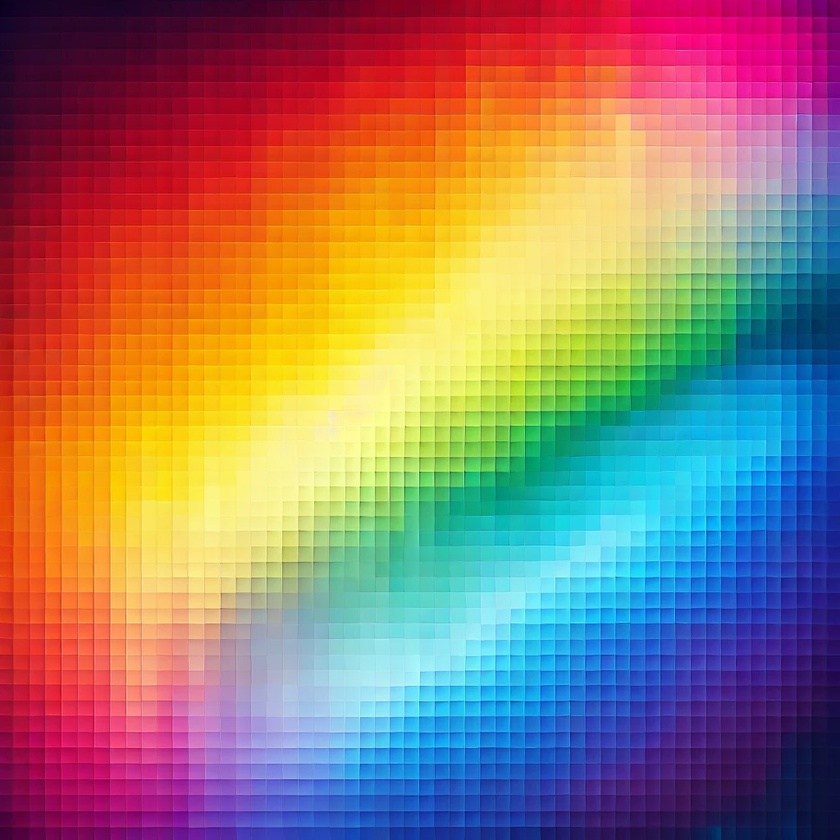
#> input picture Computer Vision/images/rainbow_8bit.jpg, 840 x 840 px, shrunk from 1024 x 1024 before the run
$ jupyter execute CV_exercise_01_.ipynb
#> lines starting #> are read from the running program, lines starting #| are printed output that depends on the picture; after the words box and inside, x2 and y2 are one past the last pixel; in counts of white or black regions, pixels touching at a corner belong together
[cell 1]
import numpy as np
import cv2
import matplotlib.pyplot as plt

img_path = './images/rainbow_8bit.jpg'

# Load the image
image = cv2.imread(img_path)
#> image is the input picture: shape (840, 840, 3); mean B, G, R 109.7, 121.7, 151
gray = cv2.cvtColor(image, cv2.COLOR_BGR2GRAY)
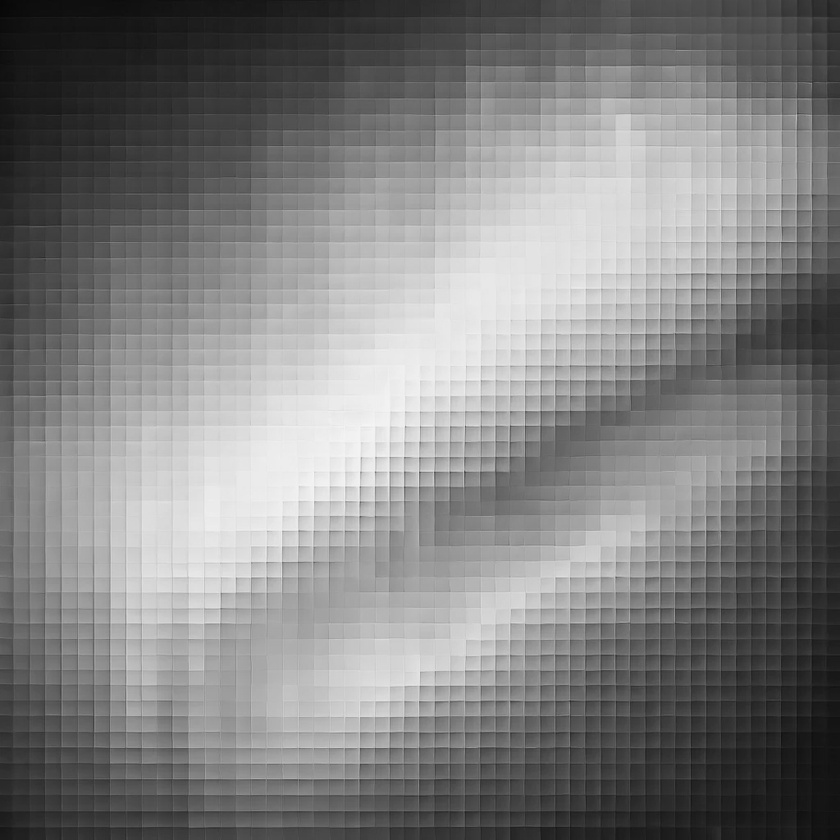
#> gray: shape (840, 840); min 7, max 246, mean 129.1

# Show the original image
plt.imshow(cv2.cvtColor(image, cv2.COLOR_BGR2RGB))

# Define the list of boundaries
boundaries = [
    ([17, 15, 100], [50, 56, 200]),
    ([86, 31, 4], [220, 88, 50]),
    ([25, 146, 190], [62, 174, 250]),
    ([103, 86, 65], [145, 133, 128])
]

# Set up the subplot grid
num_boundaries = len(boundaries)
fig, axes = plt.subplots(num_boundaries, 2, figsize=(10, 5 * num_boundaries))

# Show the original image in the first row
axes[0, 0].imshow(cv2.cvtColor(image, cv2.COLOR_BGR2RGB))
axes[0, 0].set_title('Original Image')
axes[0, 0].axis('off')  # Turn off axis

# Loop over the boundaries and create masks
for i, (lower, upper) in enumerate(boundaries):
    # Create NumPy arrays from the boundaries
    lower = np.array(lower, dtype="uint8")
    upper = np.array(upper, dtype="uint8")

    # Find the colors within the specified boundaries and apply the mask
    mask = cv2.inRange(image, lower, upper)
    output = cv2.bitwise_and(image, image, mask=mask)

    # Show the masked output in the second column
    axes[i, 0].imshow(cv2.cvtColor(output, cv2.COLOR_BGR2RGB))
    axes[i, 0].set_title(f'Masked Output {i + 1}')
    axes[i, 0].axis('off')  # Turn off axis

    # Show the original image with applied mask in the second column
    combined = np.hstack([image, output])
    axes[i, 1].imshow(cv2.cvtColor(combined, cv2.COLOR_BGR2RGB))
    axes[i, 1].set_title(f'Combined Output {i + 1}')
    axes[i, 1].axis('off')  # Turn off axis
#> this loop made 4 passes
#> pass 1, `mask = cv2.inRange(image, lower, upper)`:
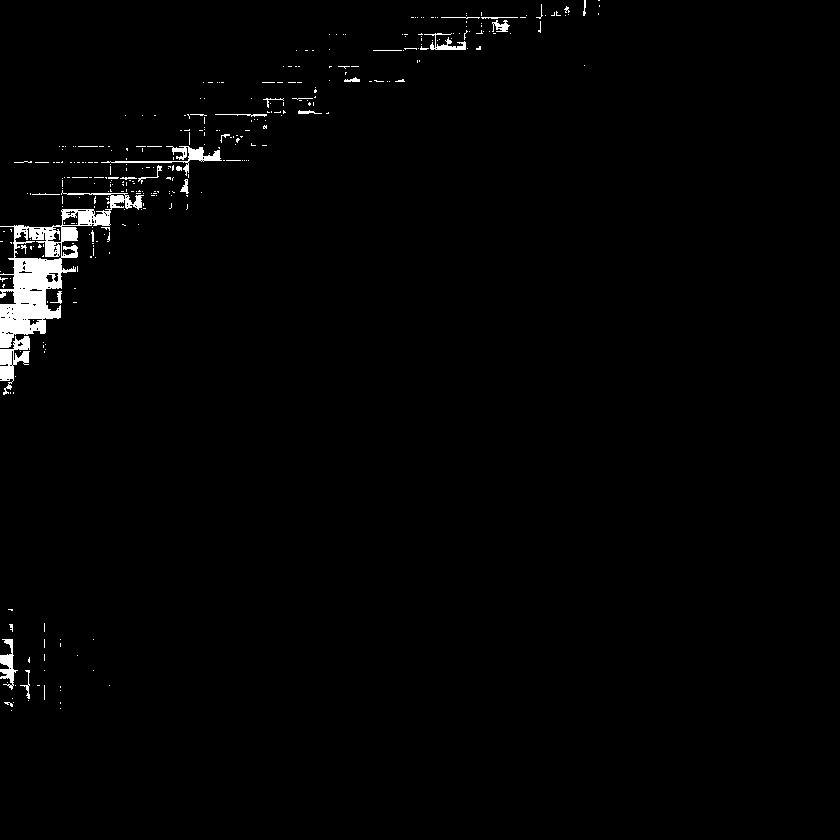
#> mask: shape (840, 840); 1.4% white; 342 white regions (310 under 20 px), largest, box (x1, y1, x2, y2) and area: (0, 190, 144, 348) 5738, (0, 336, 30, 395) 773, (101, 146, 222, 176) 622
#> pass 1, `output = cv2.bitwise_and(image, image, mask=mask)`:
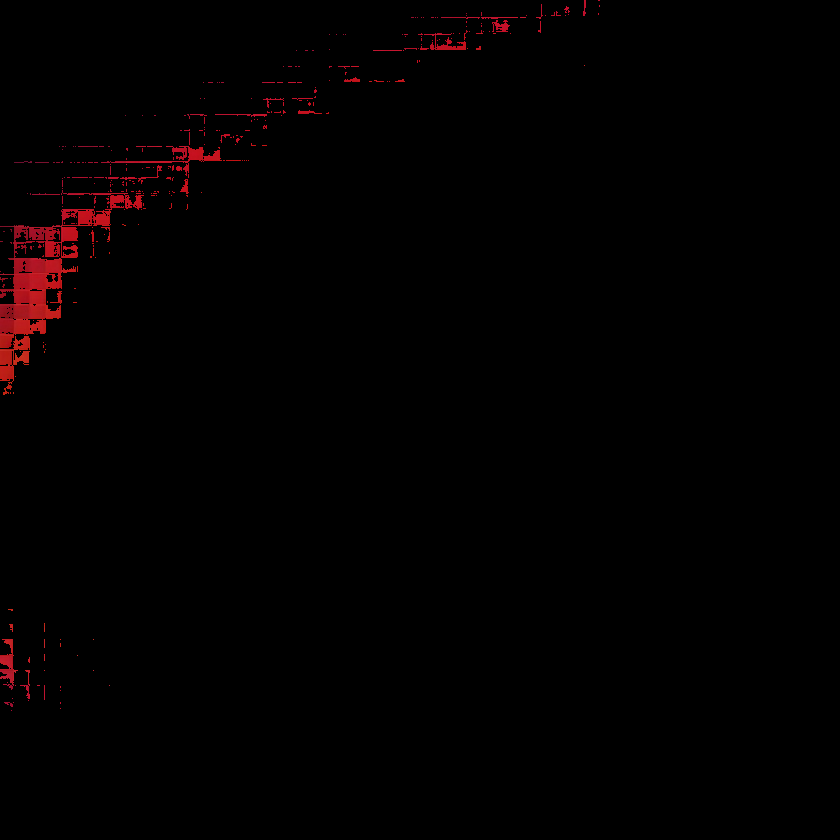
#> output: shape (840, 840, 3); mean B, G, R 0.5, 0.3, 2.6
#> pass 1, `combined = np.hstack([image, output])`:
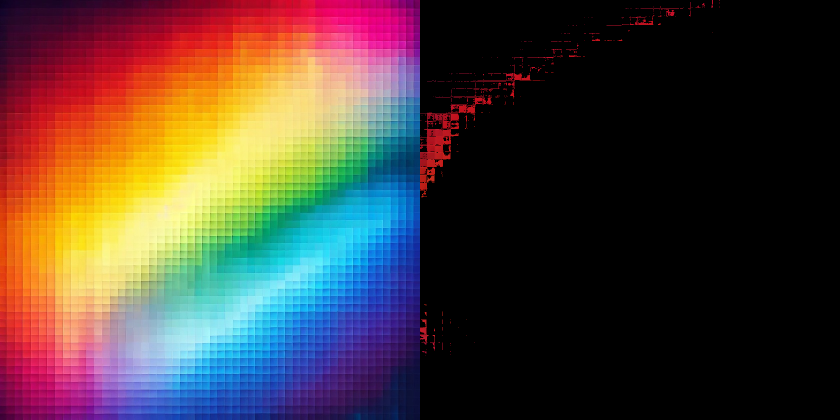
#> combined: shape (840, 1680, 3) (shown at 1/2 size); mean B, G, R 55.1, 61, 76.8
#> pass 2, `mask = cv2.inRange(image, lower, upper)`:
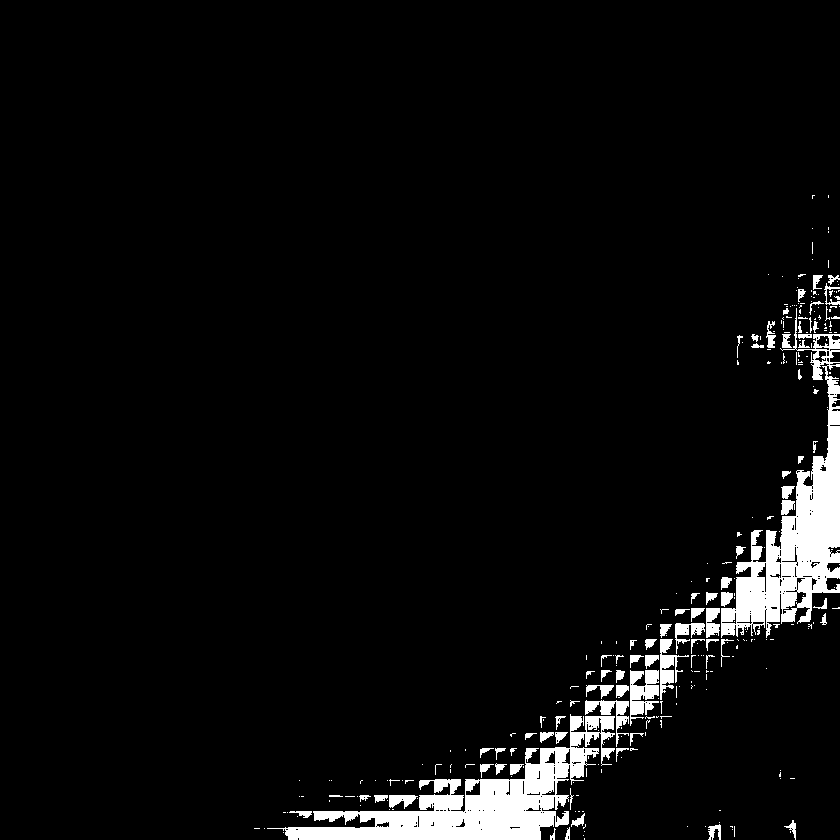
#> mask: shape (840, 840); 4.8% white; 305 white regions (224 under 20 px), largest, box (x1, y1, x2, y2) and area: (267, 714, 615, 840) 13198, (721, 308, 840, 638) 12159, (630, 670, 659, 726) 1015

# Adjust layout
plt.tight_layout()
plt.show()
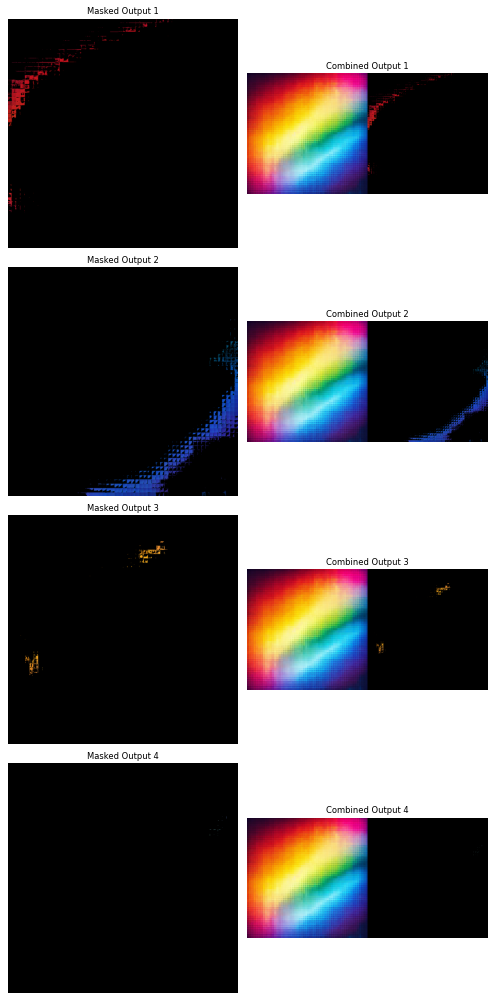
#> figure drawn by matplotlib, 8 panels

$ run again, with Computer Vision/images/image.jpg copied over Computer Vision/images/rainbow_8bit.jpg
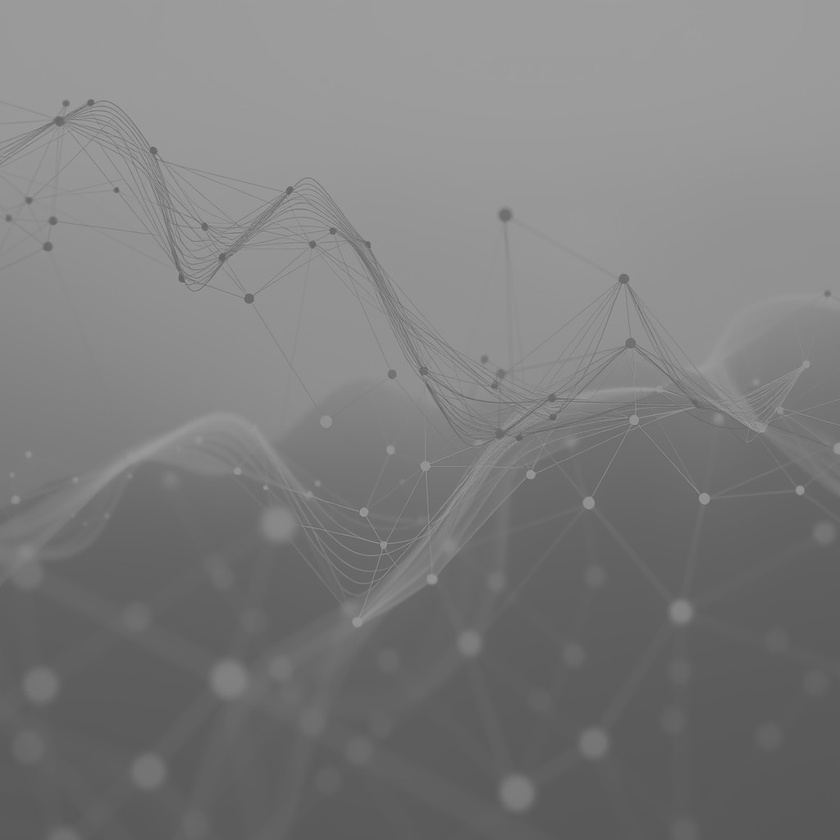
#> input picture Computer Vision/images/image.jpg, 840 x 840 px, shrunk from 1024 x 1024 before the run
#> image is the input picture: shape (840, 840, 3); min 87, max 165, mean 124.8
#> after the loop `for i, (lower, upper) in enumerate(boundaries):`:
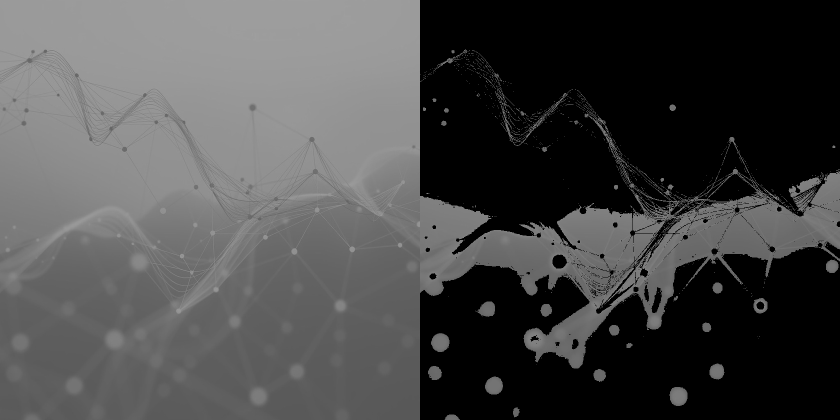
#> combined: shape (840, 1680, 3) (shown at 1/2 size); min 0, max 165, mean 73
#> after the loop `for i, (lower, upper) in enumerate(boundaries):`:
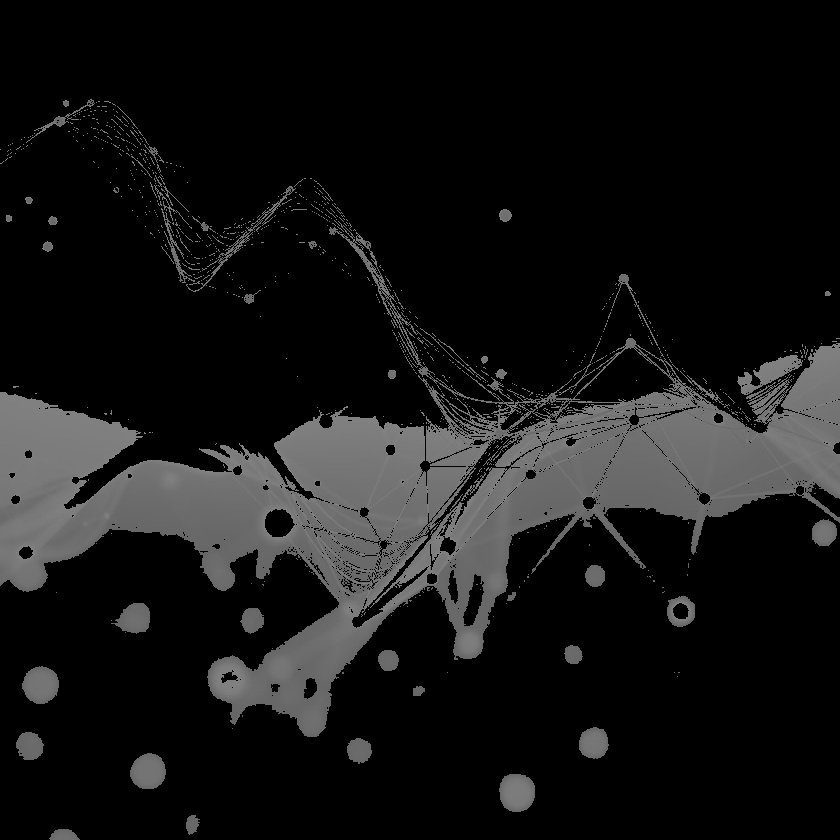
#> output: shape (840, 840, 3); min 0, max 128, mean 21.3

$ run again, with Computer Vision/images/rainbow.jpg copied over Computer Vision/images/rainbow_8bit.jpg
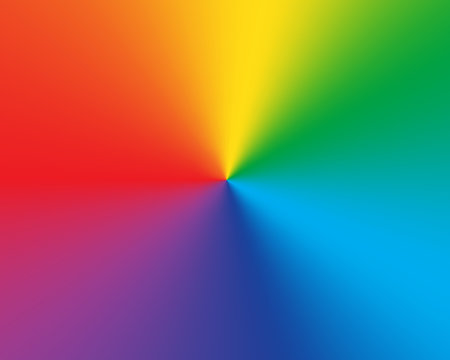
#> input picture Computer Vision/images/rainbow.jpg, 450 x 360 px
#> image is the input picture: shape (360, 450, 3); mean B, G, R 105.9, 114.8, 122
#> the loop `for i, (lower, upper) in enumerate(boundaries):` made 4 passes
#> pass 1, `combined = np.hstack([image, output])`:
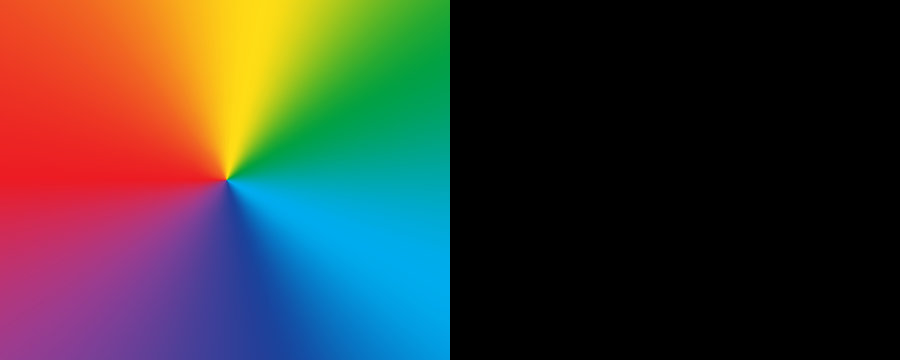
#> combined: shape (360, 900, 3); mean B, G, R 52.9, 57.4, 61
#> pass 2, `mask = cv2.inRange(image, lower, upper)`:
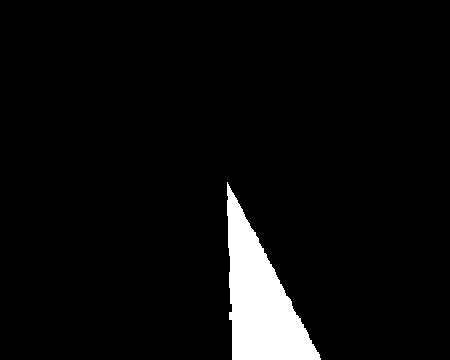
#> mask: shape (360, 450); 5% white; 1 white region, box (x1, y1, x2, y2) and area: (227, 182, 321, 360) 8051

$ run again, with Computer Vision/images/gradient.png saved as Computer Vision/images/rainbow_8bit.jpg
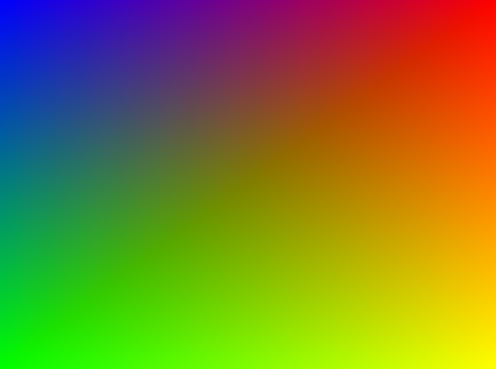
#> input picture Computer Vision/images/gradient.png, 496 x 369 px
#> image is the input picture: shape (369, 496, 3); mean B, G, R 42.2, 127.4, 127
#> the loop `for i, (lower, upper) in enumerate(boundaries):` made 4 passes
#> pass 1, `combined = np.hstack([image, output])`:
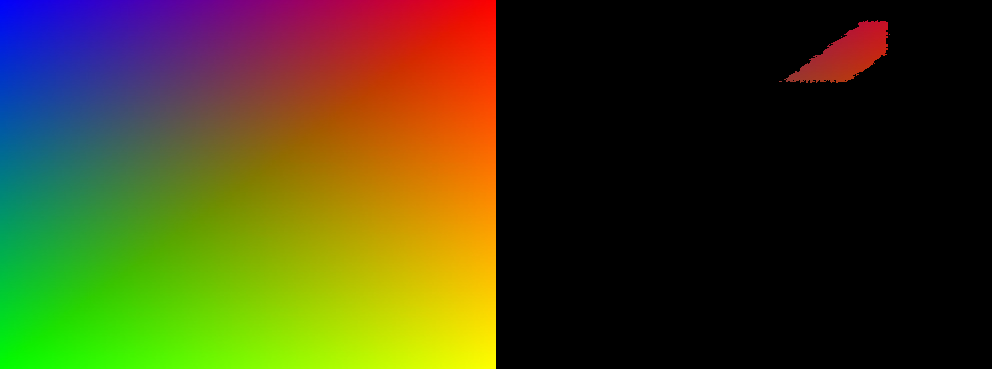
#> combined: shape (369, 992, 3); mean B, G, R 21.4, 64, 65.1
#> pass 2, `mask = cv2.inRange(image, lower, upper)`:
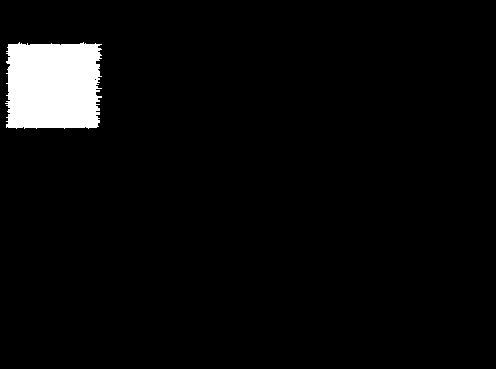
#> mask: shape (369, 496); 4.2% white; 1 white region, box (x1, y1, x2, y2) and area: (5, 42, 102, 129) 7675
